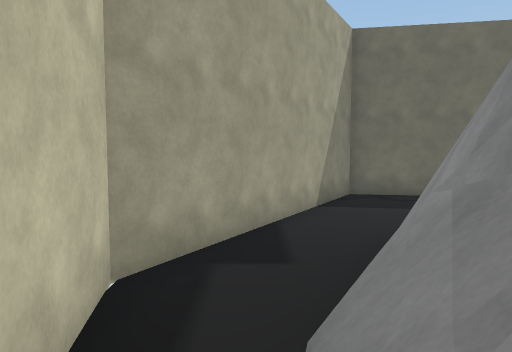
View 1 (above)

12 first-person views from a walk through a 3-D level made in the Unity game engine. The camera is 1.4 m above the floor, tilts 4° down and sees 70° across. The floor is counted in squares, 1 m on a side. Each view is taken from the middle of a square. On the plan, view 1 faces up. The plan holds only what a view shows up to about 16 squares ahead; the rest is blank. The place goes on beyond the plan. The player is left out. Some surface patterns are stand-ins.

View 2
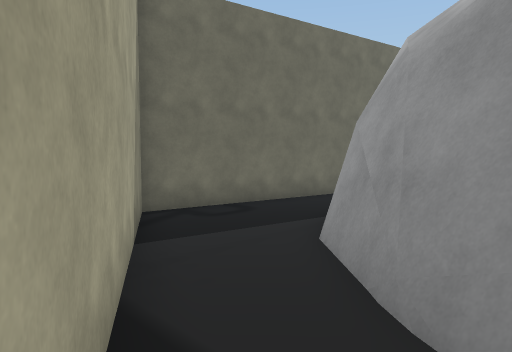

View 3
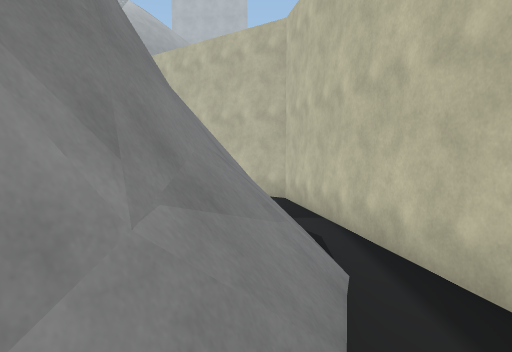

View 4
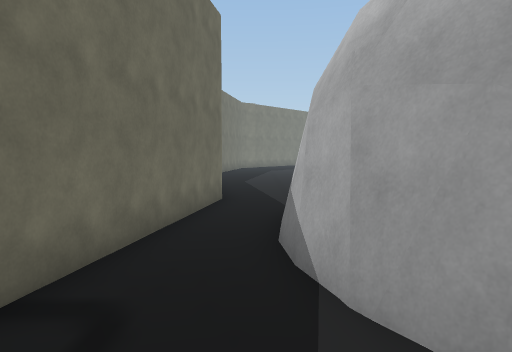

View 5
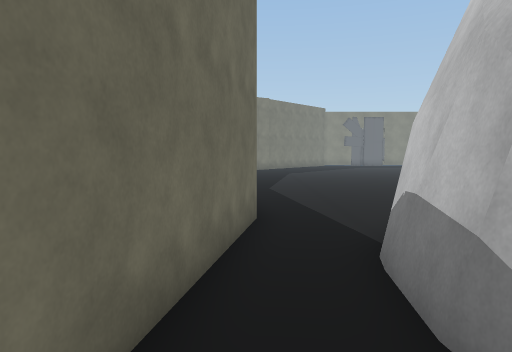

View 6
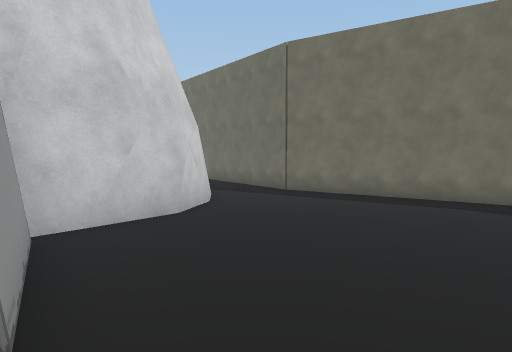

View 7
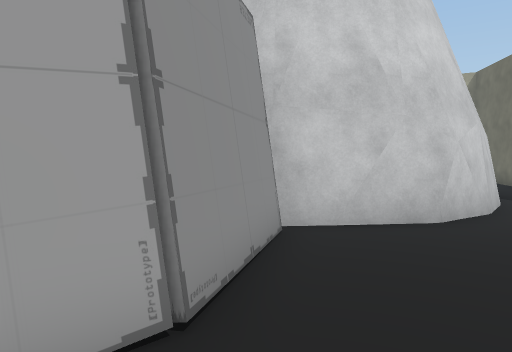

View 8
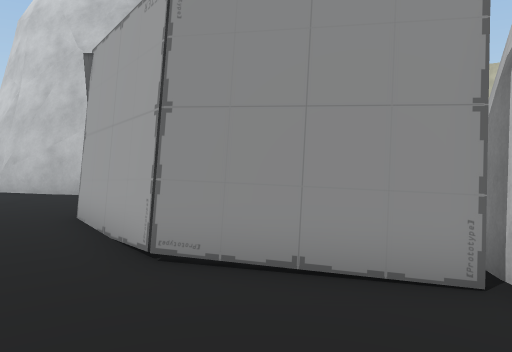

View 9
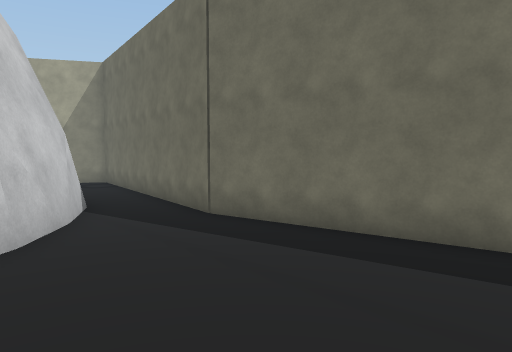

View 10
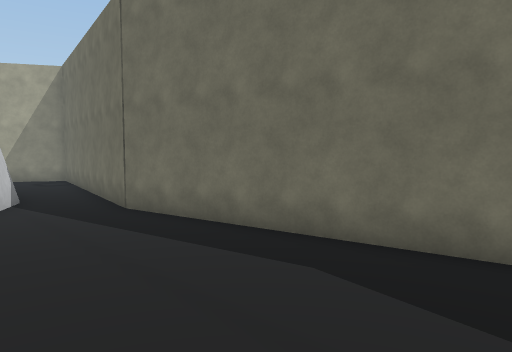

View 11
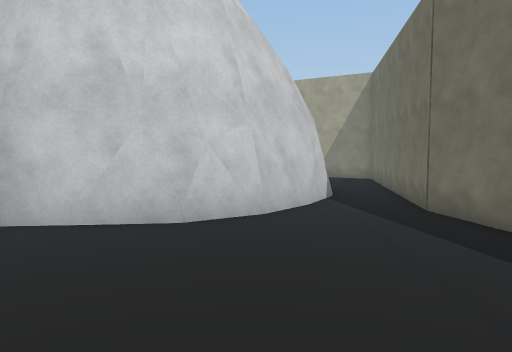

View 12
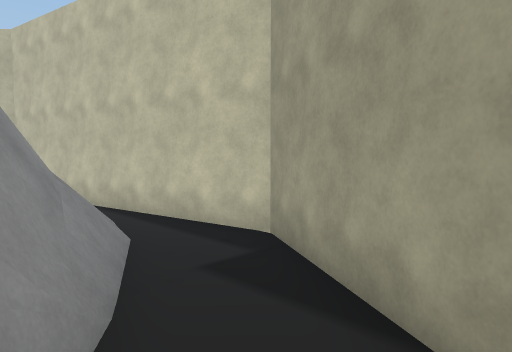

### Floor plan
Key: @ floor where view 1 was taken; # wall or solid block; . floor; / step, stairs or slope; = window, fence, low wall or low ledge.
Columns run from 2 left of view 1 to 21 right of it. Each row starts with its distance up from view 1.
 12     #####            ##
 11     #...######  ######.
 10    ##........####......
  9    #....................
  8   ##...######...........
  7   #...##    ###.........
  6  ##..##       ##........
  5 ##..##         ##.......
  4 #..=##          #.......
  3 #..=#           #.......
  2 ##./#           #......
  1  #//##          ####....
  0  #@/##             ###..
 -1  #//#                ##.
 -2  ##/#                 #.
 -3   #=#                 #.
 -4   #=
 -5   #=
 -6   ##

Positions as (right, up) in squares from view 1, and headings:
1: (0, 0), facing up
2: (-1, 4), facing up-right
3: (1, 5), facing down
4: (2, 9), facing right
5: (5, 10), facing right
6: (21, 0), facing up-left
7: (21, 1), facing left
8: (17, 5), facing down
9: (19, 5), facing up-left
10: (21, 6), facing up-left
11: (21, 6), facing left
12: (3, 8), facing down-left
